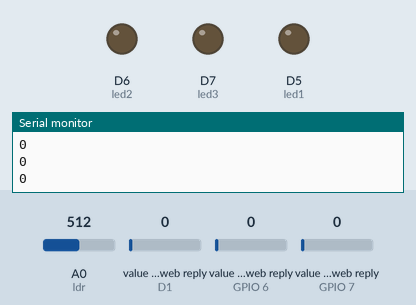
Simulated run of this sketch. Board: ESP8266 (NodeMCU). Parts: output pins drawn as LEDs (lit = HIGH), the last lines printed to the serial monitor. Inputs (shaded band) come from the test bench; at power-on: A0 (ldr) = 512, value in the web reply (sensors on D1, GPIO 6, GPIO 7) 0. WiFi joins after 1.5 s; servers stay silent unless stated; web services answer with replies made up by the test bench.

Above: at 1.2 s.
1.3 s: A0 (ldr) set to 314
9.9 s: A0 (ldr) set to 291
At 13.1 s:
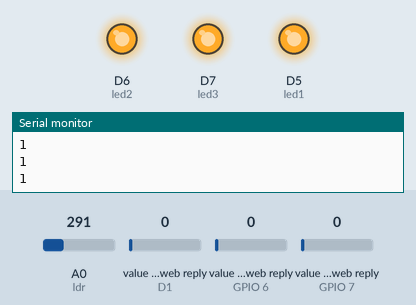
13.5 s: A0 (ldr) set to 306
At 15.5 s:
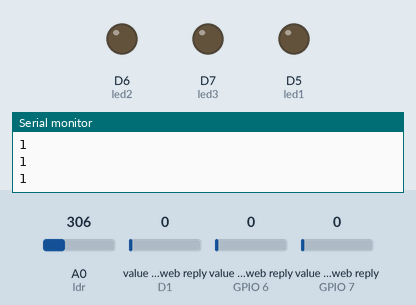
22.1 s: A0 (ldr) set to 290
At 24.8 s:
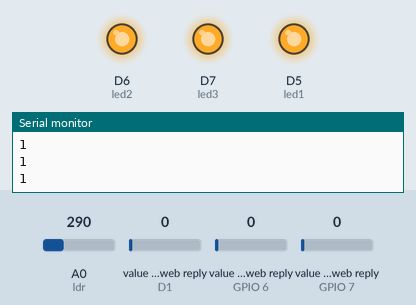
Timing chart, 0 to 26.3 s (numbered marks = the images above; inputs shaded):
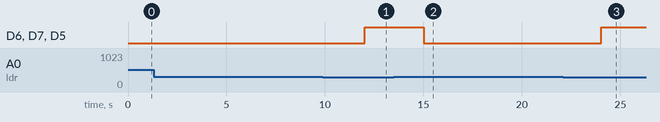

The sketch:

Smart_Streetlight_sysstem_Demo.ino
```cpp
#include <ESP8266WiFi.h>;
#include <WiFiClient.h>;
#include <ThingSpeak.h>;

const char* ssid = " ";
const char* password = " ";

WiFiClient client;

unsigned long myChannelNumber = 1213941;
const char * myWriteAPIKey = "04SHHYB2T6L2MF7I";
const char * myReadAPIKey = "XDNHQ0S8G1KKUPZZ";

int led_1;
int led_2;
int led_3;

int ir1 = D0;
int led1 = D5;

int ir2 = D1;
int led2 = D6;

int ir3 = D2;
int led3 = D7;

int ldr = A0;
int val =0;

void setup() {
  Serial.begin(9600);
  delay(10);
  pinMode(ir1,INPUT);
  pinMode(led1,OUTPUT);

  pinMode(ir2,INPUT);
  pinMode(led2,OUTPUT);

  pinMode(ir3,INPUT);
  pinMode(led3,OUTPUT);

  WiFi.begin(ssid, password);
  ThingSpeak.begin(client);
}

void loop() {
  int s1 = analogRead(ir1);
  int s2 = analogRead(ir2);
  int s3 = analogRead(ir3);
  int a1 = digitalRead(led1);
  int a2 = digitalRead(led2);
  int a3 = digitalRead(led3);

  val = analogRead(ldr);

  Serial.print(s1);
  Serial.print(":");
  Serial.print(s2);
  Serial.print(":");
  Serial.print(s3);
  Serial.print("  ");
  Serial.println(val);
  Serial.println(a1);
  Serial.println(a2);
  Serial.println(a3);
  if(val<800)
  {
    if(s1<300)
    {
      digitalWrite(led1,HIGH);
    }
    else
    {
      digitalWrite(led1,LOW);
    }
    if(s2<300)
    {
      digitalWrite(led2,HIGH);
    }
    else
    {
      digitalWrite(led2,LOW);
    }

    if(s3<300)
    {
      digitalWrite(led3,HIGH);
    }
    else
    {
      digitalWrite(led3,LOW);
    }
  }
  else
  {
    digitalWrite(led1,LOW);
    digitalWrite(led2,LOW);
    digitalWrite(led3,LOW);
  }

  ThingSpeak.writeField(myChannelNumber, 1,val, myWriteAPIKey);
  ThingSpeak.writeField(myChannelNumber, 2,s1, myWriteAPIKey);
  ThingSpeak.writeField(myChannelNumber, 3,s2, myWriteAPIKey);
  ThingSpeak.writeField(myChannelNumber, 4,s3, myWriteAPIKey);
  ThingSpeak.writeField(myChannelNumber, 5,a1, myWriteAPIKey);
  ThingSpeak.writeField(myChannelNumber, 6,a2, myWriteAPIKey);
  ThingSpeak.writeField(myChannelNumber, 7,a3, myWriteAPIKey);

  led_1 = ThingSpeak.readIntField(myChannelNumber, 5, myReadAPIKey);
  led_2 = ThingSpeak.readIntField(myChannelNumber, 6, myReadAPIKey);
  led_3 = ThingSpeak.readIntField(myChannelNumber, 7, myReadAPIKey);

  if(led_1==1)
  {
    digitalWrite(led1,LOW);
  }
  else
  {
    digitalWrite(led1,HIGH);
  }

  if(led_2==1)
  {
    digitalWrite(led2,LOW);
  }
  else
  {
    digitalWrite(led2,HIGH);
  }

  if(led_3==1)
  {
    digitalWrite(led3,LOW);
  }
  else
  {
    digitalWrite(led3,HIGH);
  }
}
```

Measured:
- the behaviour switches between 300 and 299 on A0 (ldr) (found by bisection; images 0 and 1)
- after the input at 9.9 s, D6 (led2), D7 (led3), D5 (led1): LOW → HIGH after 2.1 s
- after the input at 13.5 s, D6 (led2), D7 (led3), D5 (led1): HIGH → LOW after 1.5 s
- after the input at 22.1 s, D6 (led2), D7 (led3), D5 (led1): LOW → HIGH after 1.9 s
